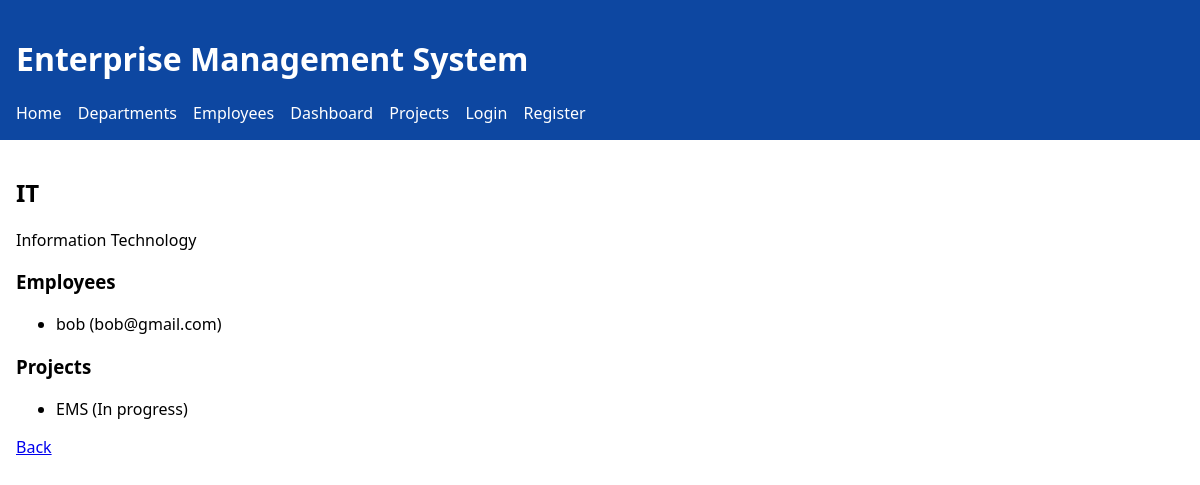
The page /departments/2 on the database its author committed.
### app/models.py (models this page shows)
class Department(db.Model):
    id = db.Column(db.Integer, primary_key=True)
    name = db.Column(db.String(120), unique=True, nullable=False)
    description = db.Column(db.Text)

class Employee(db.Model):
    id = db.Column(db.Integer, primary_key=True)
    name = db.Column(db.String(120), nullable=False)
    email = db.Column(db.String(120), unique=True)
    department_id = db.Column(db.Integer, db.ForeignKey('department.id'))
    department = db.relationship('Department', backref=db.backref('employees', lazy=True))

class Project(db.Model):
    id = db.Column(db.Integer, primary_key=True)
    name = db.Column(db.String(160), nullable=False)
    status = db.Column(db.String(32))
    start_date = db.Column(db.Date)
    end_date = db.Column(db.Date)
    department_id = db.Column(db.Integer, db.ForeignKey('department.id'))
    department = db.relationship('Department', backref=db.backref('projects', lazy=True))

### app/blueprints/departments/routes.py (the view)
@bp.route('/<int:id>')
def detail(id):
    dep = Department.query.get_or_404(id)
    return render_template('departments/detail.html', item=dep)

### app/templates/departments/detail.html
{% extends "base.html" %}
{% block content %}
<section>
  <h2>{{ item.name }}</h2>
  {% if item.description %}<p>{{ item.description }}</p>{% endif %}
  <h3>Employees</h3>
  {% if item.employees %}
  <ul>
    {% for e in item.employees %}
      <li>{{ e.name }} ({{ e.email or '' }})</li>
    {% endfor %}
  </ul>
  {% else %}
  <p>No employees in this department.</p>
  {% endif %}
  <h3>Projects</h3>
  {% if item.projects %}
  <ul>
    {% for p in item.projects %}
      <li>{{ p.name }} {% if p.status %}({{ p.status }}){% endif %}</li>
    {% endfor %}
  </ul>
  {% else %}
  <p>No projects in this department.</p>
  {% endif %}
  <p><a href="{{ url_for('departments.list_departments') }}">Back</a></p>
</section>
{% endblock %}

### app/static/css/app.css (style rules this page uses)
body { font-family: system-ui, -apple-system, Segoe UI, Roboto, Arial, sans-serif; margin: 0; padding: 0; }

### rows shown on the page
Department: name "IT", description "Information Technology"
Employee: name "bob", email "bob@gmail.com"
Project: name "EMS", status "In progress"
